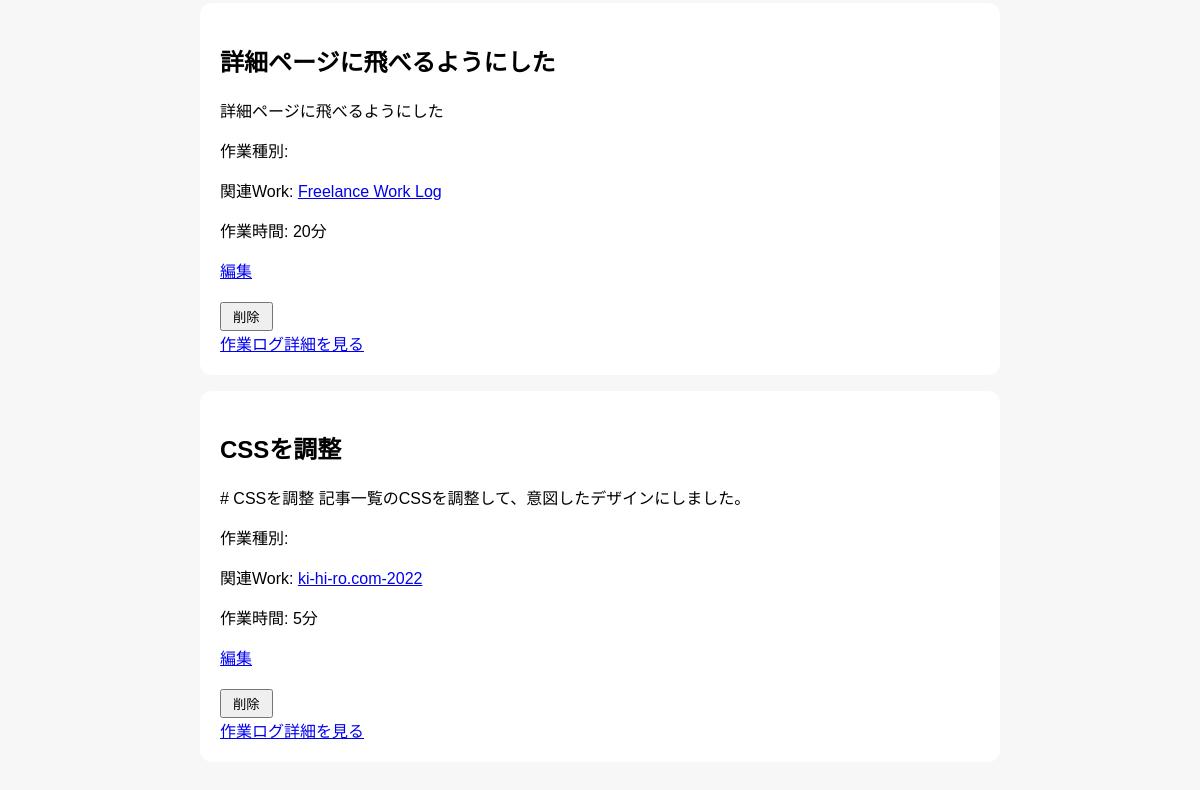
Page /posts-page (lower part) on the earlier database version.
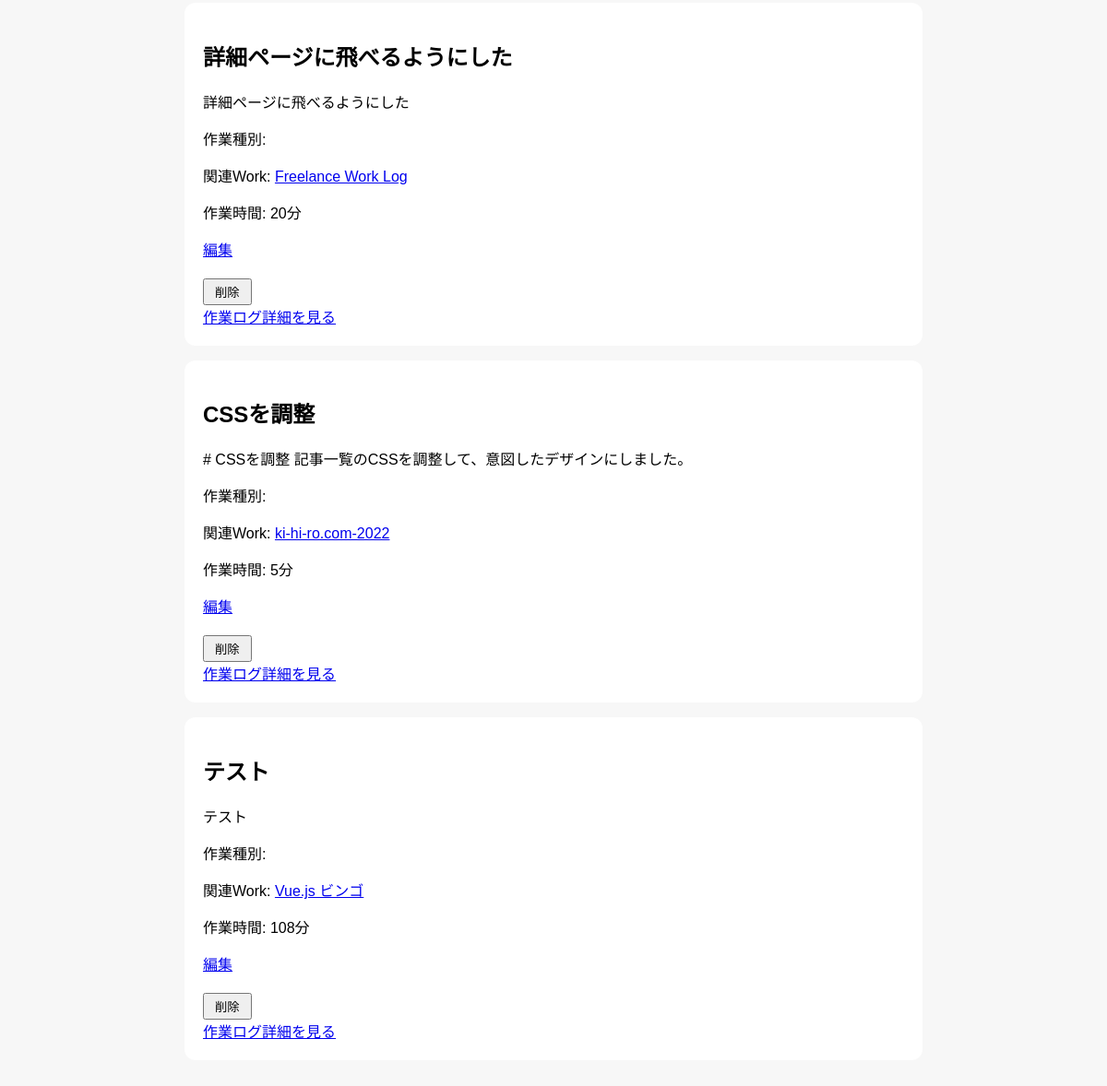
Same page on the later database version.
### app/models.py (models this page shows)
class Post(Base):
    __tablename__ = "posts"
    id = Column(Integer, primary_key=True, index=True)
    title = Column(String)
    content = Column(String)
    task_type = Column(String)
    start_time = Column(DateTime)
    end_time = Column(DateTime)
    work_time_minutes = Column(Integer)
    work_id = Column(Integer, ForeignKey("works.id"))
    work = relationship(
        "Work",
        back_populates="posts"
    )
    created_at = Column(DateTime, default=datetime.now)

class Work(Base):
    __tablename__ = "works"
    id = Column(Integer, primary_key=True, index=True)
    title = Column(String, nullable=False)
    description = Column(Text, nullable=False)
    github_url = Column(String)
    app_url = Column(String)
    tech_stack = Column(String)
    posts = relationship(
        "Post",
        back_populates="work"
    )
    created_at = Column(DateTime, default=datetime.now)

### app/main.py (the view)
@app.get("/posts-page")
def posts_page(
    request: Request,
    work_id: int | None = None,
    db: Session = Depends(get_db)
):
    query = db.query(models.Post)
    if work_id:
        query = query.filter(
            models.Post.work_id == work_id
        )
    posts = query.all()
    works = db.query(models.Work).all()
    return templates.TemplateResponse(
        request,
        "posts.html",
        {"posts": posts, "works": works}
    )

### app/templates/posts.html (shortened to what this page needs)
<!DOCTYPE html>
<html lang="ja">
<head>
    <link rel="stylesheet" href="/static/style.css">
</head>
<body>
    {% for post in posts %}
    <div class="post-card">
        <h2>{{ post.title }}</h2>
        <div>{{ post.content[:120] | safe }}</div>
        <p>作業種別: {{ post.task_type }}</p>
        {% if post.work %}
        <p>
            関連Work:
            <a href="/works-page/{{ post.work.id }}">
                {{ post.work.title }}
            </a>
        </p>
        {% endif %}
        <p>作業時間: {{ post.work_time_minutes }}分</p>
        <a href="/posts-page/{{ post.id }}/edit">編集</a>
        <form action="/posts-page/{{ post.id }}/delete" method="post">
        <button type="submit">削除</button>
        </form>
        <a href="/posts-page/{{ post.id }}">作業ログ詳細を見る</a>
    </div>
    {% endfor %}
</body>
</html>

Differences in the rows shown:
added Post: title "テスト", content "テスト", work "Vue.js ビンゴ", work_time_minutes "108"
